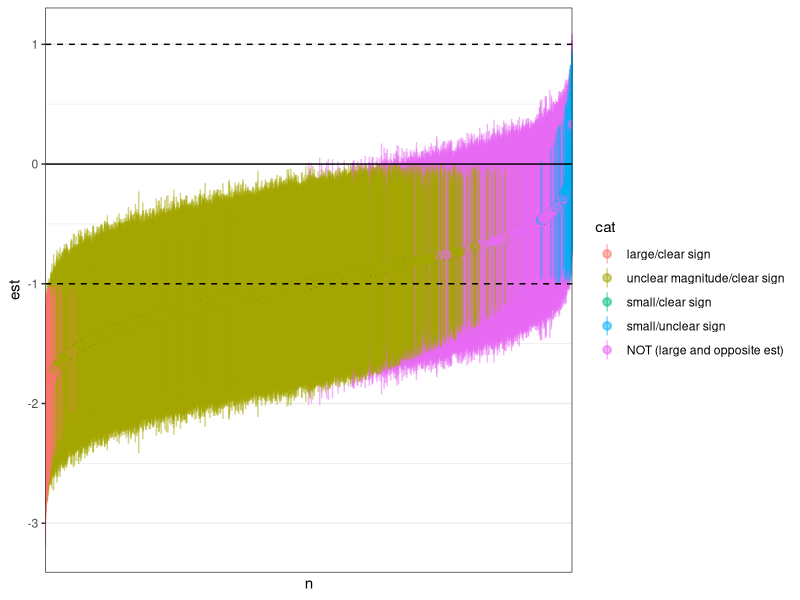
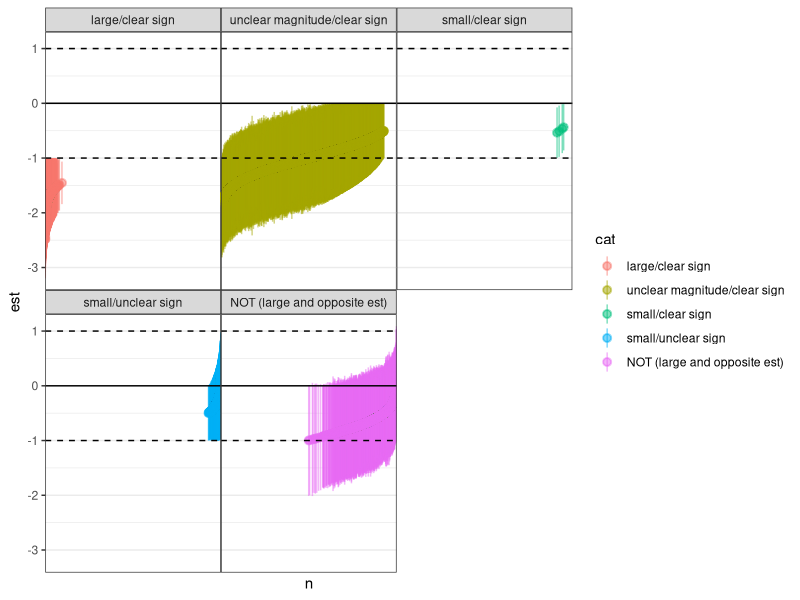
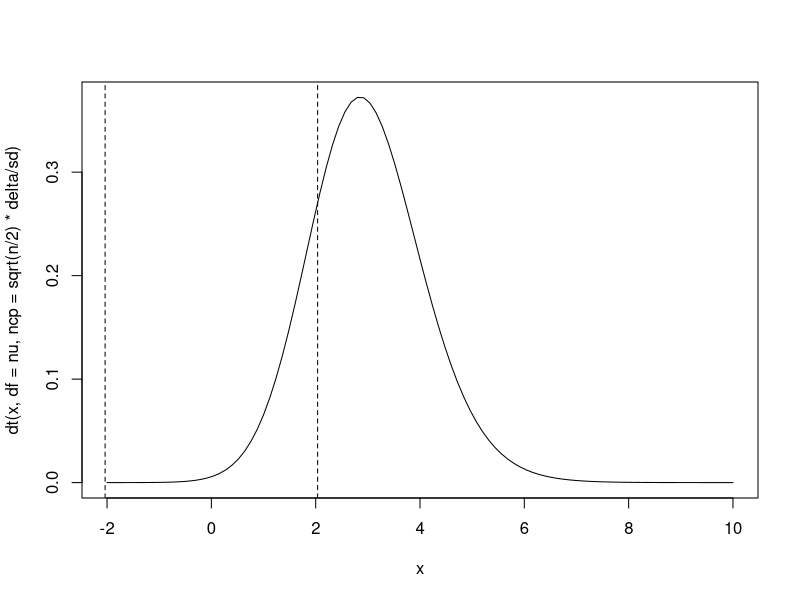
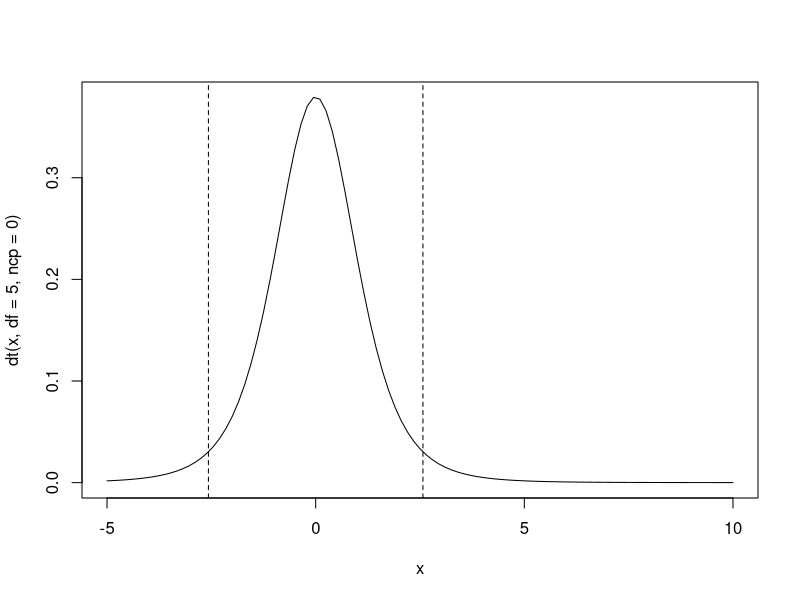

Write R code to recreate these figures, in order.
## mostly trying to avoid tidyverse but ...
library(ggplot2); theme_set(theme_bw() + theme(panel.spacing=grid::unit(0, "lines")))
                 
## simulate a t-test-like comparison: what is the distribution of outcomes/
## probability of Dushoff outcomes
## https://dushoff.github.io/ResearchSandbox/clarStrength.Rout.pdf

## start by determing required n to get 80% power for a SESOI of 1 with SD 1
pp <- power.t.test(delta = 1, sd = 1, power = 0.8)
n <- ceiling(pp$n)  ## 17
tt <- power.t.test(delta = 1, sd = 1, n = n)
tt$power ## 0.807

## Q: what parameters are identifiable/jointly confounded in
## classic power analysis? e.g. delta and sd must be exchangeable
## since one is a scale parameter?

## two-group sim for equal-var t-test power/outcome calculation
simfun <- function(n, delta=1, sd=1, conf.level = 0.95, seed = NULL) {
    if (!is.null(seed)) set.seed(seed)
    x <- rnorm(2*n, mean = rep(c(0,delta), each =n), sd = sd)
    tt <- t.test(x[1:n], x[-(1:n)], conf.level = conf.level, var.equal = TRUE)
    with(tt, c(est = unname(-1*diff(estimate)),
                        lwr = conf.int[1], upr = conf.int[2]))
}    

## how many cases should we distinguish?
## (1) show the effect is small or large
##    * care less about the sign if it's small?

## true effect is positive, small/large
## 
levs <- c("large/clear sign",
          "unclear magnitude/clear sign",
          "small/clear sign",
          "small/unclear sign",
          "NOT (large and opposite est)",
          "unclear")

catfun <- function(x, s=1) {
    lwr <- x[2]
    upr <- x[3]
    ## adjust for symmetry? ci <- ci*sign(m); m <- abs(m)
    ## case-when?
    if (lwr>s || upr<(-s)) return(levs[1])
    if ((upr>s && lwr>0 && lwr<s) || (lwr<(-s) && upr<0 && upr>(-s))) return(levs[2])
    if ((lwr>0 && upr<s) || (upr<0 && lwr>(-s))) return(levs[3])
    if ((lwr>(-s) && lwr<0 && upr>0 && upr<s) ||
        (upr<s   && upr>0 && lwr>0 && upr>(-s))) return(levs[4])
    if ((lwr<0 && lwr>(-s) && upr>s) || (upr>0 && upr<s && lwr<(-s))) return(levs[5])
    if (lwr<(-s) && upr>s) return(levs[6])
}

proptest <- function(x, s = 1) {
    lwr <- x[,2]
    upr <- x[,3]
    c(lwr_gt_0 = mean(lwr>0),
      lwr_gt_s = mean(lwr>s),
      lwr_gt_negs = mean(lwr>(-s)),
      upr_gt_0 = mean(upr>0),
      upr_gt_s = mean(upr>s),
      upr_gt_negs = mean(upr>(-s)))
}


set.seed(101)
system.time({
    ## using auto-simplify of replicate ...
    dd1 <- as.data.frame(t(replicate(50000, simfun(n=17))))
    dd1$cat <- apply(dd1, 1, catfun) |> factor(levels = levs)
})

## flip sign
## dd1 <- transform(dd1, lwr = sign(est)*lwr, upr = sign(est)*upr,
## est = abs(est))
## ordering for caterpillar plot
## alternately could arrange() and then fct_inorder
dd1$n <- reorder(factor(seq(nrow(dd1))), dd1$est)


print(gg0 <- ggplot(dd1, aes(n, est))
      + geom_pointrange(aes(colour = cat, ymin = lwr, ymax = upr),
                        alpha = 0.5)
      + geom_hline(yintercept = 0)
      + geom_hline(yintercept = c(-1, 1), linetype = 2)
      + scale_x_discrete(labels = NULL, breaks = NULL))

print(gg0 + facet_wrap(~cat))
## plot looks plausible

print(props <- table(dd1$cat) |> prop.table())
print(power <- sum(props[1:3]))

## what if the true effect size is twice the SESOI/powered effect size?
dd1$cat2 <- apply(dd1, 1, catfun, s=0.5) |> factor(levels = levs)
print(props2 <- table(dd1$cat2) |> prop.table())

## note: this is the body of the t-test power calculation
## where tsample is 1 for one-sample, 2 for two-sample
## tside is 1 for one-sided, 2 for two-sided
## (n is the number of samples *per group*)

## can we generalize this?

## nu <- pmax(1e-07, n - 1) * tsample   ## df
## qu <- qt(sig.level/tside, nu, lower.tail = FALSE)
## pt(qu, nu, ncp = sqrt(n/tsample) * delta/sd, lower.tail = FALSE) + 
##     pt(-qu, nu, ncp = sqrt(n/tsample) * delta/sd, 
##        lower.tail = TRUE)

## non-central t based on two different centers??

## our problem has *two* scales (we should be able to manipulate
##  the effect size and the cutoff separately!
## making effect size = SESOI = cutoff is (over?)simplifying the problem

## example plot: 80% power
## prob (lower CI > 0)
n <- 17; delta <- 1; sd <- 1; s <- 0.5; nu <- 2*n-2; conf.level <- 0.95
curve(dt(x, df = nu, ncp = sqrt(n/2) * delta/sd), from = -2, 10)
lims <- qt((1+conf.level)/2, df = nu)
abline(v = c(-1, 1)*lims, lty = 2)
pt(lims, df = nu, ncp = sqrt(n/2) * delta/sd, lower.tail = FALSE) ## 0.807
## (the other tail is negligible
pt(-lims, df = nu, ncp = sqrt(n/2) * delta/sd, lower.tail = TRUE) ## ~ 1e-6
## prob (lower CI > delta [SESOI])

curve(dt(x, df = 5, ncp = 0), from = -5, to = 10)
abline(v = qt(c(0.025, 0.975), df = 5), lty = 2)

calc_catpower <- function(n, delta=1, sd=1, s=1, conf.level = 0.95, debug = FALSE,
                          retval = c("catprops", "indprops")) {
    retval <- match.arg(retval)
    nu <- 2*n-2
    ## three comparisons: ncp of (delta, delta-SESOI, delta+SESOI)
    lims <- qt((1+conf.level)/2, df = nu)

    prob_lwr_gt_0 <- pt(lims, df = nu, ncp = sqrt(n/2) * delta/sd, lower.tail = FALSE)
    ## equal to value for -lims, -delta, lower tail (upr < 0 for negative delta):
    ##  pt(-lims, df = nu, ncp = sqrt(n/2) * -delta/sd, lower.tail = TRUE)
    prob_upr_lt_0 <- pt(-lims, df = nu, ncp = sqrt(n/2) * delta/sd, lower.tail = TRUE)
    prob_lwr_gt_s <- pt(lims, df = nu, ncp = sqrt(n/2) * (delta-s)/sd, lower.tail = FALSE)
    prob_lwr_gt_s <- pt(lims, df = nu, ncp = sqrt(n/2) * (delta-s)/sd, lower.tail = FALSE)
    prob_lwr_gt_negs <- pt(lims, df = nu, ncp = sqrt(n/2) * (delta+s)/sd, lower.tail = FALSE)
    prob_upr_gt_0 <- pt(-lims, df = nu, ncp = sqrt(n/2) * delta/sd, lower.tail = FALSE)
    prob_upr_gt_s <- pt(-lims, df = nu, ncp = sqrt(n/2) * (delta-s)/sd, lower.tail = FALSE)
    ## suppress full-precision warning? (1-3.430589e-14)
    prob_upr_gt_negs <- pt(-lims, df = nu, ncp = sqrt(n/2) * (delta+s)/sd, lower.tail = FALSE)
    if (retval == "indprops") {
        return(c(lwr_gt_0 = prob_lwr_gt_0, lwr_gt_s = prob_lwr_gt_s, lwr_gt_negs = prob_lwr_gt_negs,
                 upr_gt_0 = prob_upr_gt_0, upr_gt_s = prob_upr_gt_s, upr_gt_negs = prob_upr_gt_negs))
    }
    res <- c(prob_lwr_gt_s,
             prob_upr_gt_s * prob_lwr_gt_0 * (1-prob_lwr_gt_s),
             prob_lwr_gt_0 * (1-prob_upr_gt_s),  ## small/clear sign
             prob_lwr_gt_negs * (1-prob_lwr_gt_0) * prob_upr_gt_0 * (1-prob_upr_gt_s),
             (1-prob_lwr_gt_0) * prob_lwr_gt_negs * prob_upr_gt_s,
             (1-prob_lwr_gt_negs) * prob_upr_gt_s) |> setNames(levs)
    return(res)
}

(ii <- calc_catpower(n = 17, retval = "indprops"))
## flip because effect is actually negative in simulations
## is flipping sign always correct? I'm not sure.
proptest(transform(dd1, lwr = -upr, upr = -lwr))
## these probabilities look correct, so the discrepancies must (???) be in the way they are combined ...

cc <- calc_catpower(n=17)
cbind(cc, props)
diffs <- cc-props
diffs[abs(diffs)>1e-3]
sum(cc)  ## too large?? by 1.0054
## errors are of order 0.02 (opposite tails?)
## analytical answer is too large for "small/clear sign" (element 3), "NOT (large and opposite)" (element 5)
##  (can't be a two-tailed problem?)

## small/clear sign:
## ((lwr>0 && upr<s) || (upr<0 && lwr>(-s)))
with(dd1, mean(upr<0))
ii[["lwr_gt_0"]]
with(dd1, mean(lwr>(-s)))  ## NOT INDEPENDENT!! Ugh.
chisq.test(with(dd1, table(upr<0, lwr>(-s))))
1-ii[["upr_gt_s"]]  ## 0.025 vs 0.0028?
## 0.975 vs 0.99972
ii[["upr_gt_s"]]
with(dd1, mean(lwr<(-s)))
with(dd1, mean((upr<0 & lwr>(-s)) | (lwr>0 & upr<s)))

library(mvtnorm)
conf.level <- .95; nu <- 32; sd <- 1; s <- 1
lims <- qt((1+conf.level)/2, df = nu)
## making corr nearly perfect -- is this the right way? what 'type' do I want?
pmvt(lower=c(lims,-Inf),
     upper=c(Inf,lims),
     df = nu,
     delta = c(sqrt(n/2)*delta/sd, sqrt(n/2)*(delta-s)/sd), corr = matrix(c(1, 0.999, 0.999, 1), 2))

pmvt(lower=lims, upper = Inf,
     df = nu,
     delta = sqrt(n/2)*delta/sd)

## the key point is that we want the same value of X in both cases (I think). This paper seems geared toward what we want:
## 
## Owen, D. B. 1965. “A Special Case of a Bivariate Non-Central $t$-Distribution.” Biometrika 52 (3/4): 437–46. https://doi.org/10.2307/2333696.

## I think it's easier to look at
## Julious, Steven A. 2004. “Sample Sizes for Clinical Trials with Normal Data.” Statistics in Medicine 23 (12): 1921–86. https://doi.org/10.1002/sim.1783.
## which includes power calculations for equivalence tests, especially eq 23:
## 1-beta = Probt(-t_{1-\alpha},n_A(r+1)-2, n_A(r+1)-2, \tau_2)
##        - Probt(-t_{1-\alpha},n_A(r+1)-2, n_A(r+1)-2, \tau_1)
## where tau_1,2 = ((mu_A-mu_B) ± d)\sqrt{r n_A}/(sqrt(r+1) sigma^2)
## n_A is the sample size of one group and n_B = r*n_A
## (r=1 is the balanced case)
